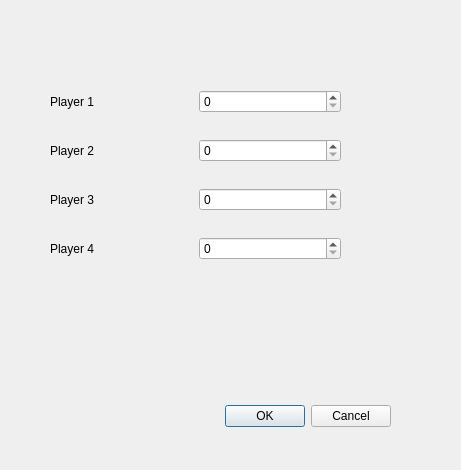
<?xml version="1.0" encoding="UTF-8"?>
<ui version="4.0">
 <class>Dialog</class>
 <widget class="QDialog" name="Dialog">
  <property name="geometry">
   <rect>
    <x>0</x>
    <y>0</y>
    <width>461</width>
    <height>470</height>
   </rect>
  </property>
  <property name="windowTitle">
   <string>Dialog</string>
  </property>
  <widget class="QDialogButtonBox" name="buttonBox">
   <property name="geometry">
    <rect>
     <x>50</x>
     <y>400</y>
     <width>341</width>
     <height>32</height>
    </rect>
   </property>
   <property name="orientation">
    <enum>Qt::Horizontal</enum>
   </property>
   <property name="standardButtons">
    <set>QDialogButtonBox::Cancel|QDialogButtonBox::Ok</set>
   </property>
  </widget>
  <widget class="QWidget" name="layoutWidget">
   <property name="geometry">
    <rect>
     <x>50</x>
     <y>70</y>
     <width>291</width>
     <height>211</height>
    </rect>
   </property>
   <layout class="QGridLayout" name="gridLayout">
    <item row="0" column="0">
     <widget class="QLabel" name="label">
      <property name="text">
       <string>Player 1</string>
      </property>
     </widget>
    </item>
    <item row="0" column="1">
     <widget class="QSpinBox" name="spinBox">
      <property name="maximum">
       <number>20</number>
      </property>
     </widget>
    </item>
    <item row="1" column="0">
     <widget class="QLabel" name="label_2">
      <property name="text">
       <string>Player 2</string>
      </property>
     </widget>
    </item>
    <item row="2" column="0">
     <widget class="QLabel" name="label_3">
      <property name="text">
       <string>Player 3</string>
      </property>
     </widget>
    </item>
    <item row="2" column="1">
     <widget class="QSpinBox" name="spinBox_3">
      <property name="maximum">
       <number>20</number>
      </property>
     </widget>
    </item>
    <item row="3" column="0">
     <widget class="QLabel" name="label_4">
      <property name="text">
       <string>Player 4</string>
      </property>
     </widget>
    </item>
    <item row="3" column="1">
     <widget class="QSpinBox" name="spinBox_4">
      <property name="maximum">
       <number>20</number>
      </property>
     </widget>
    </item>
    <item row="1" column="1">
     <widget class="QSpinBox" name="spinBox_2">
      <property name="maximum">
       <number>20</number>
      </property>
     </widget>
    </item>
   </layout>
  </widget>
 </widget>
 <resources/>
 <connections>
  <connection>
   <sender>buttonBox</sender>
   <signal>accepted()</signal>
   <receiver>Dialog</receiver>
   <slot>accept()</slot>
   <hints>
    <hint type="sourcelabel">
     <x>248</x>
     <y>254</y>
    </hint>
    <hint type="destinationlabel">
     <x>157</x>
     <y>274</y>
    </hint>
   </hints>
  </connection>
  <connection>
   <sender>buttonBox</sender>
   <signal>rejected()</signal>
   <receiver>Dialog</receiver>
   <slot>reject()</slot>
   <hints>
    <hint type="sourcelabel">
     <x>316</x>
     <y>260</y>
    </hint>
    <hint type="destinationlabel">
     <x>286</x>
     <y>274</y>
    </hint>
   </hints>
  </connection>
 </connections>
</ui>
